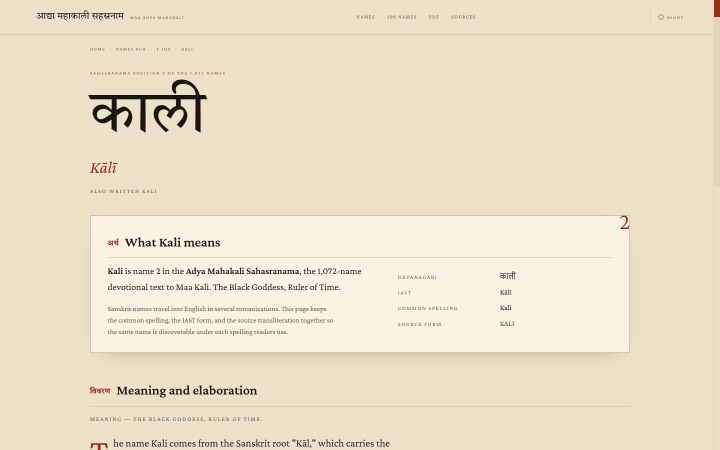
#> input picture design-demos/review/mode-day-name.png, 1440 x 900 px, found by its file name (shown at 1/2 size)
$ python board_modes.py
#> lines starting #> are read from the running program, lines starting #| are printed output that depends on the picture
from PIL import Image, ImageDraw, ImageFont
import os

W, H = 700, 438          # 1440x900 scaled to half
GAP = 22
MARGIN = 36
TOP = 92
LABEL_H = 70
BG = (22, 20, 18)
FG = (232, 226, 214)

panels = [
    ('review/mode-day-name.png', '01', 'Day', 'paper, ink, cinnabar — the printed page'),
    ('review/mode-night-name.png', '02', 'Night', 'warm ink-black, lighter cinnabar — lamplight'),
]
Wtot = MARGIN * 2 + W * 2 + GAP
Htot = TOP + H + LABEL_H + MARGIN
board = Image.new('RGB', (Wtot, Htot), BG)
d = ImageDraw.Draw(board)

font_dir = os.path.join(os.environ.get('WINDIR', 'C:/Windows'), 'Fonts')


def font(names, size):
#> called with size = 26
    for cand in names:
        p = os.path.join(font_dir, cand)
        if os.path.exists(p):
            try:
                return ImageFont.truetype(p, size)
            except Exception:
                pass
    return ImageFont.load_default()


f_title = font(['georgia.ttf', 'segoeui.ttf', 'arial.ttf'], 26)
f_meta = font(['segoeui.ttf', 'arial.ttf'], 14)
f_num = font(['segoeui.ttf', 'arial.ttf'], 13)
f_lab = font(['georgia.ttf', 'segoeui.ttf'], 22)
f_sub = font(['segoeui.ttf', 'arial.ttf'], 13)

d.text((MARGIN, 28), 'Night reading — the same book, after dark', font=f_title, fill=FG)
d.text((MARGIN, 62), 'tokens switch, geometry does not · contrast measured ≥4.5:1 for all active text',
       font=f_meta, fill=(150, 143, 130))

for i, (path, num, label, sub) in enumerate(panels):
    x = MARGIN + i * (W + GAP)
    im = Image.open(path).convert('RGB')
#> im is the input picture: PIL image 1440x900 RGB; mean R, G, B 235.9, 225.4, 202.5
    im = im.resize((W, round(im.height * W / im.width)), Image.LANCZOS)
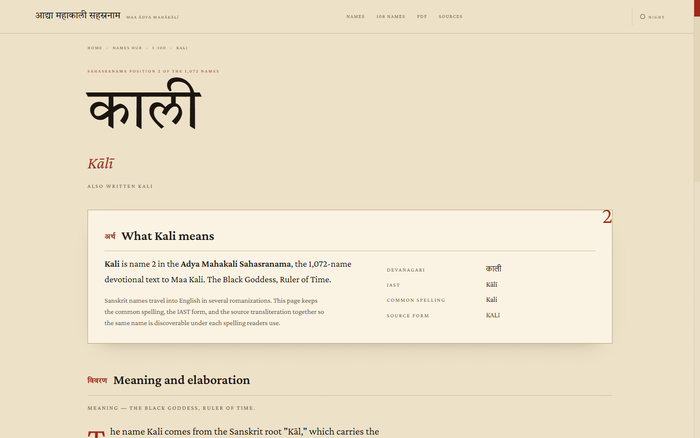
#> im: PIL image 700x438 RGB; mean R, G, B 236, 225.3, 202.3
    im = im.crop((0, 0, W, min(H, im.height)))
    board.paste(im, (x, TOP))
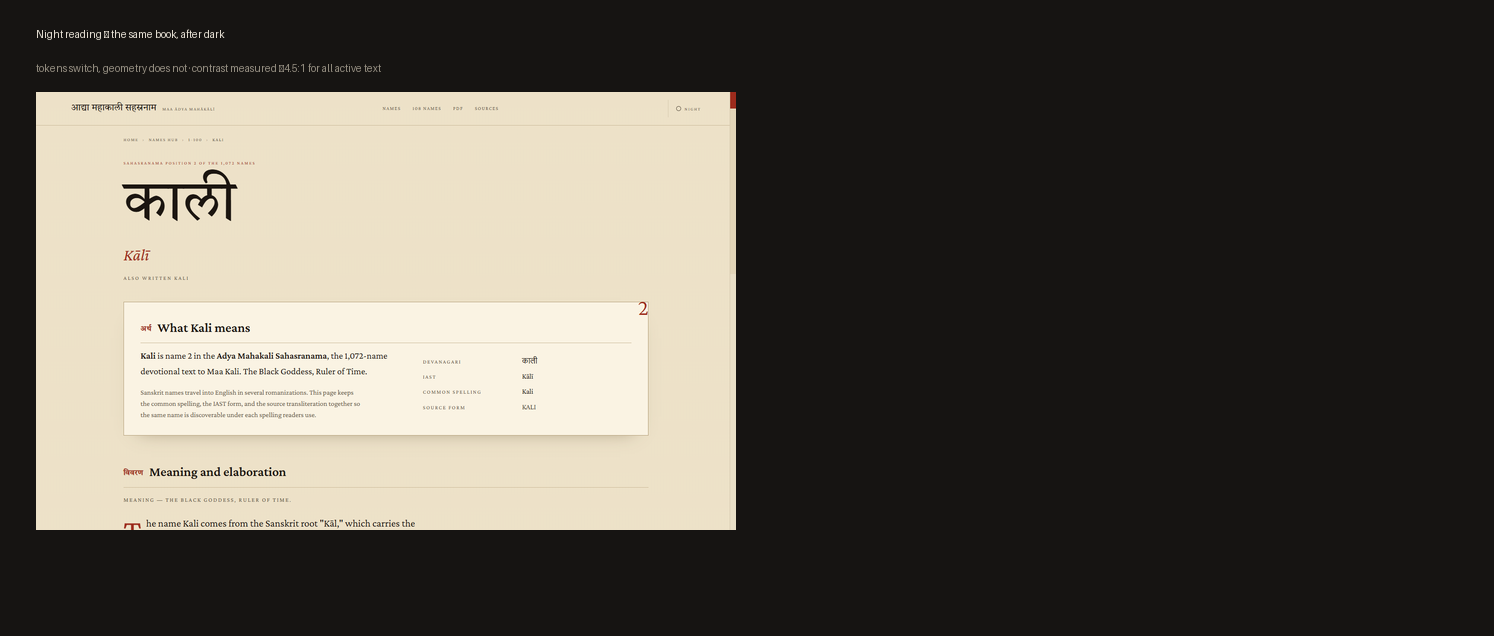
#> board: PIL image 1494x636 RGB; mean R, G, B 91.2, 86.4, 77.7
#> (the run stopped early here; a loop or call above may not have finished)
